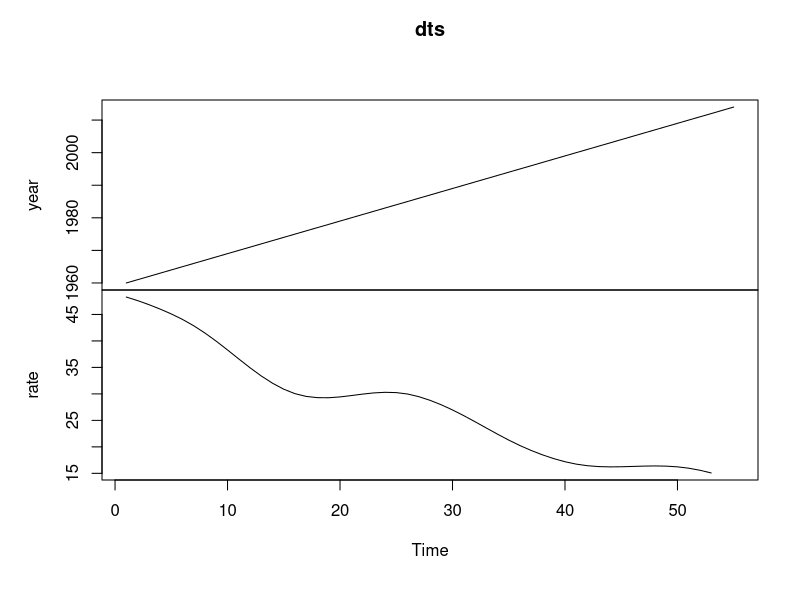

The R source for this figure: (Note: this script raises an error after producing the figure.)
setwd("~/Documents/Delma/Births")
d <- read.csv("rate.csv")
str(d)
dts <- ts(d$rate, start=c(1960, 1), end=c(2012, 1), frequency=1) 
dts <- ts(d)
plot(dts)

# simple exponential - models level
fitHW <- HoltWinters(dts, beta=FALSE, gamma=FALSE)
# double exponential - models level and trend
fitHW2 <- HoltWinters(dts, gamma=FALSE)
fitHW2.2 <- forecast.HoltWinters(fitHW2, h=7)
plot.forecast(fitHW2.2)

# predictive accuracy
install.packages("forecast")
library(forecast)
accuracy(fitHW)

# predict next three future values
forecast(fitHW2, 7)
plot(forecast(fitHW2, 7))

fitHW3 <- HoltWinters(dts, gamma=FALSE, l.start=48.290, b.start=-0.672)
plot(fitHW)

plot(forecast(fitHW3,7))
forecast(fitHW3, 7)

acf(fitHW2.2$residuals, lag.max=20)
Box.test(fitHW2.2$residuals, lag=20, type="Ljung-Box")

plot.ts(fitHW2.2$residuals)
plotForecastErrors(fitHW2.2$residuals)

###ARIMA
acf(dts)
pacf(dts)
dts.diff <- diff(dts, differences=3)
plot.ts(dts.diff)
